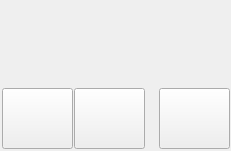
<?xml version="1.0" encoding="UTF-8"?>
<ui version="4.0">
 <class>MainWindow</class>
 <widget class="QMainWindow" name="MainWindow">
  <property name="geometry">
   <rect>
    <x>0</x>
    <y>0</y>
    <width>231</width>
    <height>151</height>
   </rect>
  </property>
  <property name="windowTitle">
   <string>MainWindow</string>
  </property>
  <widget class="QWidget" name="centralWidget">
   <widget class="QPushButton" name="healthbtn">
    <property name="geometry">
     <rect>
      <x>74</x>
      <y>88</y>
      <width>71</width>
      <height>61</height>
     </rect>
    </property>
    <property name="text">
     <string/>
    </property>
   </widget>
   <widget class="QLabel" name="brighticon">
    <property name="geometry">
     <rect>
      <x>162</x>
      <y>95</y>
      <width>21</width>
      <height>21</height>
     </rect>
    </property>
    <property name="text">
     <string/>
    </property>
   </widget>
   <widget class="QPushButton" name="brightbtn">
    <property name="geometry">
     <rect>
      <x>159</x>
      <y>88</y>
      <width>71</width>
      <height>61</height>
     </rect>
    </property>
    <property name="text">
     <string/>
    </property>
   </widget>
   <widget class="QLabel" name="power_title">
    <property name="geometry">
     <rect>
      <x>5</x>
      <y>5</y>
      <width>101</width>
      <height>16</height>
     </rect>
    </property>
    <property name="text">
     <string/>
    </property>
   </widget>
   <widget class="QLabel" name="healthicon">
    <property name="geometry">
     <rect>
      <x>75</x>
      <y>97</y>
      <width>21</width>
      <height>21</height>
     </rect>
    </property>
    <property name="text">
     <string/>
    </property>
   </widget>
   <widget class="QPushButton" name="savebtn">
    <property name="geometry">
     <rect>
      <x>2</x>
      <y>88</y>
      <width>71</width>
      <height>61</height>
     </rect>
    </property>
    <property name="text">
     <string/>
    </property>
   </widget>
   <widget class="QLabel" name="healthtext">
    <property name="geometry">
     <rect>
      <x>78</x>
      <y>123</y>
      <width>58</width>
      <height>21</height>
     </rect>
    </property>
    <property name="text">
     <string/>
    </property>
   </widget>
   <widget class="QLabel" name="saveicon">
    <property name="geometry">
     <rect>
      <x>4</x>
      <y>94</y>
      <width>21</width>
      <height>21</height>
     </rect>
    </property>
    <property name="text">
     <string/>
    </property>
   </widget>
   <widget class="QLabel" name="brighttext">
    <property name="geometry">
     <rect>
      <x>160</x>
      <y>125</y>
      <width>51</width>
      <height>21</height>
     </rect>
    </property>
    <property name="text">
     <string/>
    </property>
   </widget>
   <widget class="QLabel" name="savelb">
    <property name="geometry">
     <rect>
      <x>2</x>
      <y>88</y>
      <width>71</width>
      <height>61</height>
     </rect>
    </property>
    <property name="text">
     <string/>
    </property>
   </widget>
   <widget class="QLabel" name="healthlb">
    <property name="geometry">
     <rect>
      <x>74</x>
      <y>88</y>
      <width>71</width>
      <height>61</height>
     </rect>
    </property>
    <property name="text">
     <string/>
    </property>
   </widget>
   <widget class="QLabel" name="brightlb">
    <property name="enabled">
     <bool>true</bool>
    </property>
    <property name="geometry">
     <rect>
      <x>159</x>
      <y>88</y>
      <width>71</width>
      <height>61</height>
     </rect>
    </property>
    <property name="text">
     <string/>
    </property>
   </widget>
   <widget class="QLabel" name="savetext">
    <property name="geometry">
     <rect>
      <x>4</x>
      <y>126</y>
      <width>51</width>
      <height>21</height>
     </rect>
    </property>
    <property name="text">
     <string/>
    </property>
   </widget>
   <zorder>healthlb</zorder>
   <zorder>savelb</zorder>
   <zorder>savetext</zorder>
   <zorder>healthtext</zorder>
   <zorder>brightlb</zorder>
   <zorder>healthbtn</zorder>
   <zorder>brighticon</zorder>
   <zorder>power_title</zorder>
   <zorder>healthicon</zorder>
   <zorder>savebtn</zorder>
   <zorder>saveicon</zorder>
   <zorder>brighttext</zorder>
   <zorder>brightbtn</zorder>
  </widget>
 </widget>
 <layoutdefault spacing="6" margin="11"/>
 <resources/>
 <connections/>
</ui>
